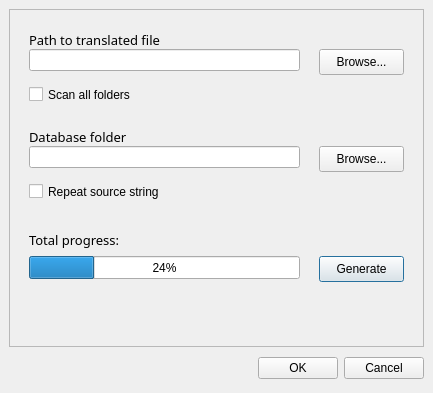
<ui version="4.0" >
 <class>Dialog</class>
 <widget class="QDialog" name="Dialog" >
  <property name="geometry" >
   <rect>
    <x>0</x>
    <y>0</y>
    <width>433</width>
    <height>393</height>
   </rect>
  </property>
  <property name="windowTitle" >
   <string>Dialog</string>
  </property>
  <layout class="QGridLayout" >
   <property name="margin" >
    <number>9</number>
   </property>
   <property name="spacing" >
    <number>6</number>
   </property>
   <item rowspan="2" row="0" column="0" colspan="2" >
    <widget class="QFrame" name="frame" >
     <property name="frameShape" >
      <enum>QFrame::StyledPanel</enum>
     </property>
     <property name="frameShadow" >
      <enum>QFrame::Raised</enum>
     </property>
     <widget class="QLineEdit" name="lineFile" >
      <property name="geometry" >
       <rect>
        <x>20</x>
        <y>40</y>
        <width>271</width>
        <height>22</height>
       </rect>
      </property>
     </widget>
     <widget class="QCheckBox" name="chkScan" >
      <property name="geometry" >
       <rect>
        <x>20</x>
        <y>75</y>
        <width>121</width>
        <height>21</height>
       </rect>
      </property>
      <property name="text" >
       <string>Scan all folders</string>
      </property>
     </widget>
     <widget class="QLineEdit" name="lineDatabase" >
      <property name="geometry" >
       <rect>
        <x>20</x>
        <y>137</y>
        <width>271</width>
        <height>22</height>
       </rect>
      </property>
     </widget>
     <widget class="QProgressBar" name="proBar" >
      <property name="geometry" >
       <rect>
        <x>20</x>
        <y>247</y>
        <width>271</width>
        <height>23</height>
       </rect>
      </property>
      <property name="value" >
       <number>24</number>
      </property>
      <property name="orientation" >
       <enum>Qt::Horizontal</enum>
      </property>
     </widget>
     <widget class="QPushButton" name="btnGenerate" >
      <property name="geometry" >
       <rect>
        <x>310</x>
        <y>247</y>
        <width>85</width>
        <height>26</height>
       </rect>
      </property>
      <property name="text" >
       <string>Generate</string>
      </property>
     </widget>
     <widget class="QPushButton" name="btnBrowseDatabase" >
      <property name="geometry" >
       <rect>
        <x>310</x>
        <y>137</y>
        <width>85</width>
        <height>26</height>
       </rect>
      </property>
      <property name="text" >
       <string>Browse...</string>
      </property>
     </widget>
     <widget class="QPushButton" name="btnBrowseFile" >
      <property name="geometry" >
       <rect>
        <x>310</x>
        <y>40</y>
        <width>85</width>
        <height>26</height>
       </rect>
      </property>
      <property name="sizePolicy" >
       <sizepolicy>
        <hsizetype>1</hsizetype>
        <vsizetype>0</vsizetype>
        <horstretch>0</horstretch>
        <verstretch>0</verstretch>
       </sizepolicy>
      </property>
      <property name="text" >
       <string>Browse...</string>
      </property>
     </widget>
     <widget class="QLabel" name="label" >
      <property name="geometry" >
       <rect>
        <x>20</x>
        <y>20</y>
        <width>145</width>
        <height>21</height>
       </rect>
      </property>
      <property name="font" >
       <font>
        <family>Sans Serif</family>
        <pointsize>10</pointsize>
        <weight>50</weight>
        <italic>false</italic>
        <bold>false</bold>
        <underline>false</underline>
        <strikeout>false</strikeout>
       </font>
      </property>
      <property name="text" >
       <string>Path to translated file</string>
      </property>
     </widget>
     <widget class="QLabel" name="label_2" >
      <property name="geometry" >
       <rect>
        <x>20</x>
        <y>117</y>
        <width>112</width>
        <height>21</height>
       </rect>
      </property>
      <property name="font" >
       <font>
        <family>Sans Serif</family>
        <pointsize>10</pointsize>
        <weight>50</weight>
        <italic>false</italic>
        <bold>false</bold>
        <underline>false</underline>
        <strikeout>false</strikeout>
       </font>
      </property>
      <property name="text" >
       <string>Database folder</string>
      </property>
     </widget>
     <widget class="QLabel" name="label_3" >
      <property name="geometry" >
       <rect>
        <x>20</x>
        <y>220</y>
        <width>104</width>
        <height>21</height>
       </rect>
      </property>
      <property name="font" >
       <font>
        <family>Sans Serif</family>
        <pointsize>10</pointsize>
        <weight>50</weight>
        <italic>false</italic>
        <bold>false</bold>
        <underline>false</underline>
        <strikeout>false</strikeout>
       </font>
      </property>
      <property name="text" >
       <string>Total progress:</string>
      </property>
     </widget>
     <widget class="QCheckBox" name="chkrepeated" >
      <property name="geometry" >
       <rect>
        <x>20</x>
        <y>171</y>
        <width>171</width>
        <height>23</height>
       </rect>
      </property>
      <property name="text" >
       <string>Repeat source string</string>
      </property>
     </widget>
    </widget>
   </item>
   <item row="1" column="1" >
    <spacer>
     <property name="orientation" >
      <enum>Qt::Vertical</enum>
     </property>
     <property name="sizeHint" >
      <size>
       <width>20</width>
       <height>61</height>
      </size>
     </property>
    </spacer>
   </item>
   <item row="2" column="0" colspan="2" >
    <layout class="QHBoxLayout" >
     <property name="margin" >
      <number>0</number>
     </property>
     <property name="spacing" >
      <number>6</number>
     </property>
     <item>
      <spacer>
       <property name="orientation" >
        <enum>Qt::Horizontal</enum>
       </property>
       <property name="sizeHint" >
        <size>
         <width>131</width>
         <height>31</height>
        </size>
       </property>
      </spacer>
     </item>
     <item>
      <widget class="QPushButton" name="btnok" >
       <property name="text" >
        <string>OK</string>
       </property>
      </widget>
     </item>
     <item>
      <widget class="QPushButton" name="btncancel" >
       <property name="text" >
        <string>Cancel</string>
       </property>
      </widget>
     </item>
    </layout>
   </item>
  </layout>
 </widget>
 <resources/>
 <connections/>
</ui>
